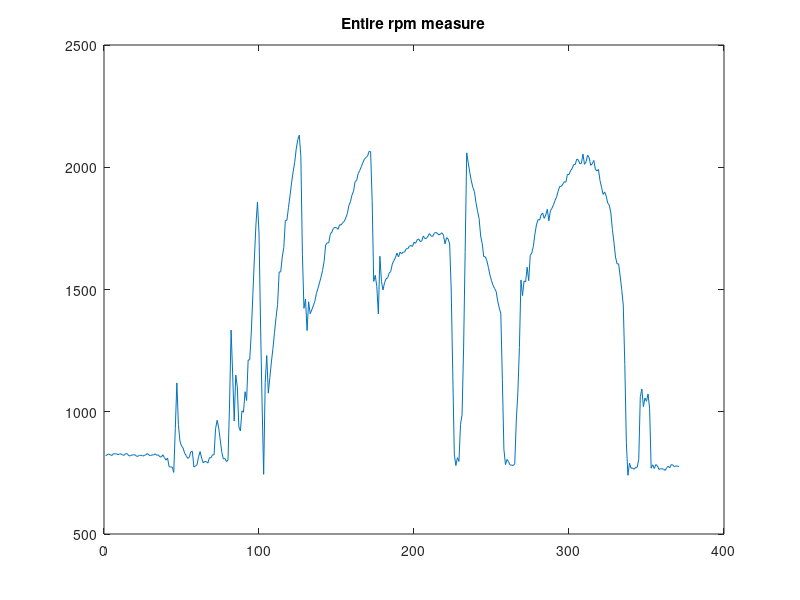
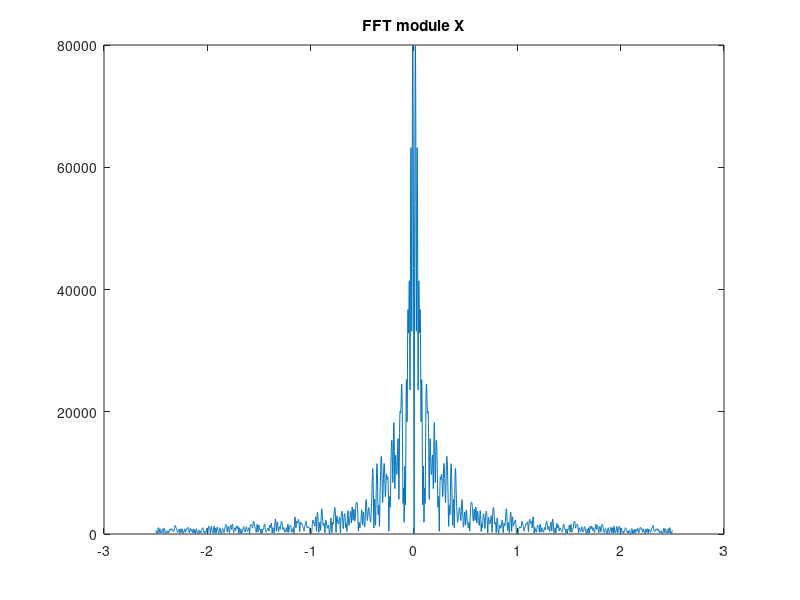

Recreate these plots in MATLAB, in order.
clear
clc
close all

% Get data from the txt file created by phone

X = load('OBD_rpm_storage_converted.txt');
%X = X - mean(X);
X=X(1:end)

figure(1)
plot(X)
title('Entire rpm measure')

% Compute spectrum

NFFT = 10*numel(X);
Ts = 0.2;
fs = 1/Ts;
f = linspace(-fs/2,fs/2,NFFT);

Xfft = fft(X-mean(X),NFFT);
figure (2)
plot(f,fftshift(((abs(Xfft)))))
title ('FFT module X');











